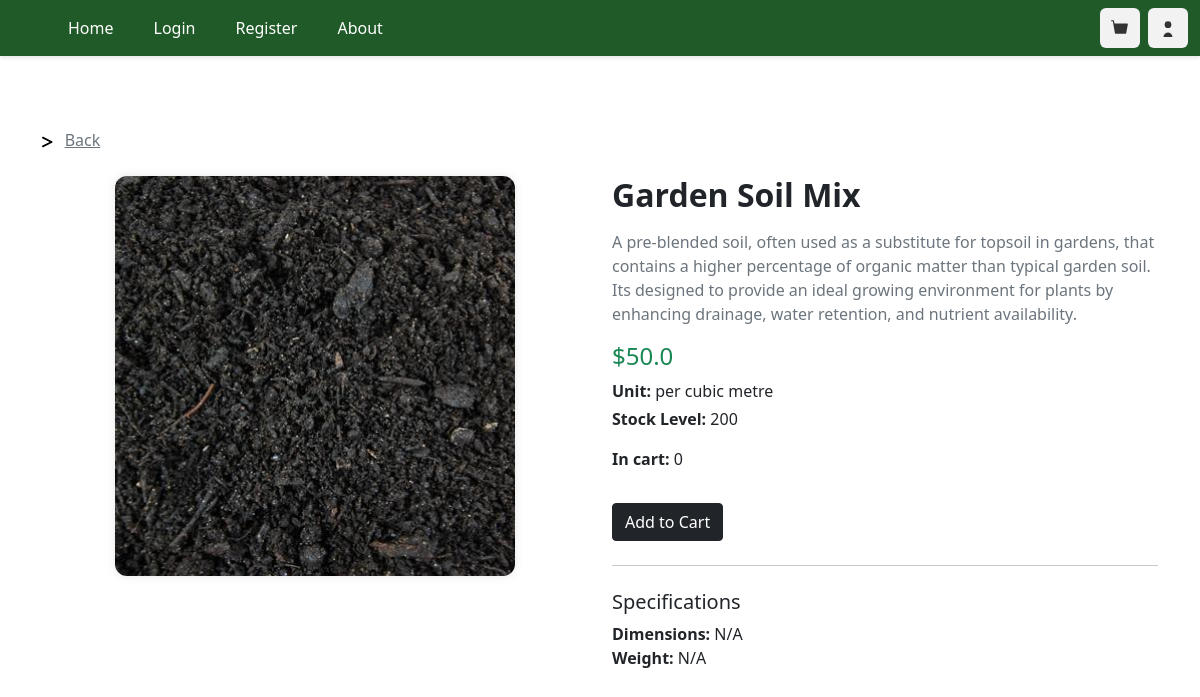
The app's page /product_view_2 with its own data.
### ORM/tables.py (models this page shows, shortened)
class Product(TimeStampedModel):
    __tablename__ = 'products'
    id = Column(Integer, primary_key=True, autoincrement=True)
    name = Column(String(100), nullable=False)
    description = Column(String, nullable=False)
    dimensions = Column(String(50), nullable=True)
    weight = Column(REAL, nullable=True)
    unit = Column(String(50), nullable=False)
    price = Column(REAL, nullable=False)
    stock_level = Column(Integer, nullable=False)
    category = Column(Integer, ForeignKey('categories.id'), nullable=False, index=True)
    image = Column(String(100), nullable=False)
    orders = Relationship('Order', back_populates='product')
    categories = Relationship('Category', back_populates='product')

### main.py (the view)
@limiter.limit(default)
@app.route("/product_view_<int:product_id>", methods=['POST', 'GET'])
def product_view(product_id):
    session["accessed_products_route"]= "/product_view_"+ str(product_id)
    product_obj = get_product_by_id(product_id)
    try:
        quantity_in_cart = session['cart'][str(product_id)]
    except KeyError:
        quantity_in_cart = 0
    if product_obj == None:
        abort(404)
    return render_template("product_view.html", product=product_obj,quantity=quantity_in_cart)

### ORM/ORM_operations.py (called while the page is built)
def get_product_by_id(product_id:int):
    product = Product.query.filter(Product.id == product_id).first()
    if product is None:
       raise Exception('Valid product expected but NoneType was given')
    return product

### main.py (called while the page is built)
@app.after_request
def add_security_headers(resp):
    resp.headers['Content-Security-Policy'] =  "default-src 'self'; object-src 'none'; base-uri 'none';" #prevents inline scripts from running and objects
    resp.headers['X-Content-Type-Options'] = 'nosniff' #forces the browser to honour the content type instead of auto detecting
    resp.headers['X-Frame-Options'] = 'SAMEORIGIN' #prevents external sites from embedding this site in iframe, helping prevent clickjacking
    return resp

### templates/product_view.html (shortened to what this page needs)
{% extends "base.html" %}
{% block content %}
<div class="container my-5" style="padding-top: 5rem">
    <svg xmlns="http://www.w3.org/2000/svg" height="14" width="10.5" viewBox="0 0 384 512">
        <path d="M3.4 81.7c-7.9 15.8-1.5 35 14.3 42.9L280.5 256 17.7 387.4C1.9 395.3-4.5 414.5 3.4 430.3s27.1 22.2 42.9 14.3l320-160c10.8-5.4 17.7-16.5 17.7-28.6s-6.8-23.2-17.7-28.6l-320-160c-15.8-7.9-35-1.5-42.9 14.3z"/>
    </svg>
    <a href="/" class="text-muted px-2">Back</a>
    <div class="row mt-4">
        <div class="col-md-6 d-flex align-items-start justify-content-center">
            <div style="width: 400px; height: 400px; overflow: hidden; border-radius: 0.75rem; box-shadow: 0 0 10px rgba(0,0,0,0.1);">
                <img src="{{ product.image }}" alt="{{ product.name }}"
                     style="width: 100%; height: 100%; object-fit: cover;">
            </div>
        </div>
        <div class="col-md-6">
            <h2 class="fw-bold mb-3">{{ product.name }}</h2>
            <p class="text-muted">{{ product.description }}</p>
            <h4 class="text-success">${{ product.price }}</h4>
            <p class="mb-1"><strong>Unit:</strong> {{ product.unit }}</p>
            <p><strong>Stock Level:</strong> {{ product.stock_level }}</p>
            <p><strong>In cart:</strong> {{quantity}}</p>
            <button class="btn btn-dark mt-3" id="add_to_cart">
                 Add to Cart
            </button>
            <hr class="my-4">
            <h5>Specifications</h5>
            <ul class="list-unstyled">
                <li><strong>Dimensions:</strong> {% if product.dimensions == None %}N/A{%else%}{{ product.dimensions }}{%endif%}</li>
                <li><strong>Weight:</strong> {% if product.weight == None %}N/A{% else %}{{ product.weight }}kg{%endif%}</li>
            </ul>
        </div>
    </div>
</div>
{% endblock %}

### records on screen
Product: image (picture), name "Garden Soil Mix", description "A pre-blended soil, often used as a substitute for topsoil in gardens, that contains a higher percentage of organic matter than typical garden soil. Its designed to provide an ideal growing environment for plants by enhancing drainage, water retention, and nutrient availability.", price "50.0", unit "per cubic metre", stock_level "200"

### other values on screen
{{ quantity }} "0"
